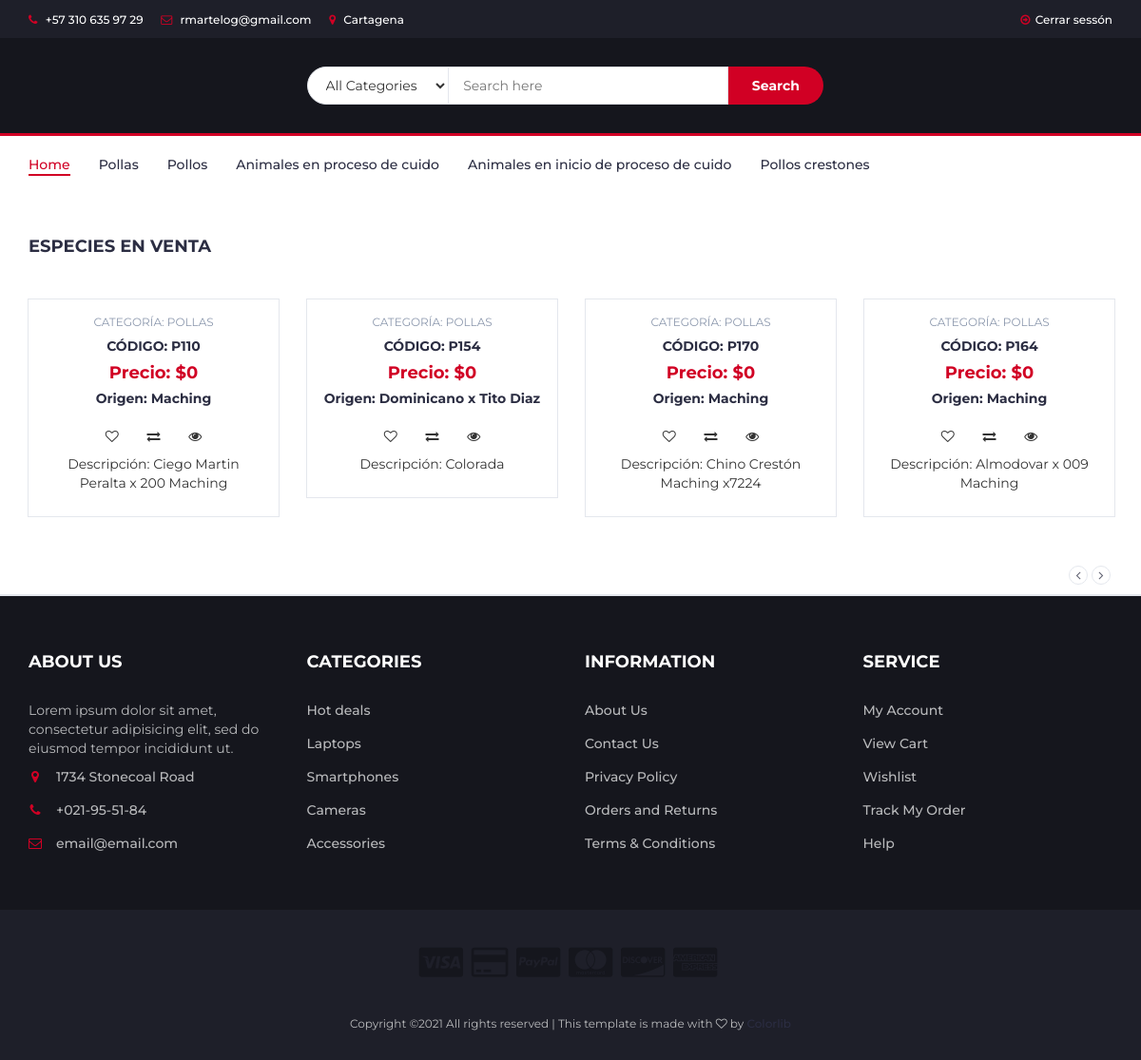
/home/, run on the app's committed database.
### portafolio/models.py (models this page shows)
class Producto(models.Model):
    nombre_gallo = models.CharField(max_length=200, null=True, blank=False, verbose_name='Nombre_gallo')
    slug = models.SlugField()
    categoria = models.ForeignKey(Categoria, on_delete=models.CASCADE)
    descripcion = models.TextField(null=True, blank=False, help_text='ingrese una descripcipón del animal',
                                   verbose_name='Descripcion animal')
    precio = models.IntegerField(null=True, blank=False)
    origen_animal = models.TextField(null=True, blank=False, help_text='ingrese el origen del animal',
                                     verbose_name='origen_animal')
    foto = models.ImageField(upload_to='portafolio/static/images', verbose_name='Foto_animal', null=True, blank=True)
    disponible = models.BooleanField(default=True)
    class Meta:
        verbose_name = 'Producto'
        verbose_name_plural = 'Productos'
        ordering = ['id']

class Categoria (models.Model):
    nombre_categoria = models.CharField(max_length=300, null=True, blank=False, verbose_name='Nombre_categoria')
    descripcion = models.TextField(null=True, blank=False,help_text='ingrese una descripcipón del animal', verbose_name='Descripcion animal')
    def __str__(self):
        return self.nombre_categoria
    class Meta:
        verbose_name = 'categoria'
        verbose_name_plural = 'categorias'
        ordering =['-id']

### portafolio/views.py (the view)
class index(View):
    template_name = 'portafolio/index.html'
    def get(self, request, *args, **kwargs):
        productos = Producto.objects.all()
        return render(request, self.template_name, {'productos':productos})

### portafolio/templates/portafolio/index.html (shortened to what this page needs)
{% extends 'portafolio/base.html' %}
{% load i18n %}
{% block content %}
    <div class="section">
        <div class="container">
            <div class="row">
                <div class="col-md-12">
                    <div class="section-title">
                        <h4 class="title">Especies en venta</h4>
                    </div>
                </div>
                {% if productos %}
                    <div class="col-md-12">
                        <div class="row">
                            <div class="products-tabs">
                                <div id="tab1" class="tab-pane active">
                                    <div class="products-slick" data-nav="#slick-nav-1">
                                        {% for producto in productos %}
                                            <div class="product">
                                                <div class="product-body">
                                                    <p class="product-category">Categoría: {{ producto.categoria }}</p>
                                                    <h3 class="product-name"><a
                                                            href="#">Código: {{ producto.nombre_gallo }}</a></h3>
                                                    <h4 class="product-price">Precio: ${{ producto.precio }}
                                                    </h4>
                                                    <h5 class="product-old">Origen: {{ producto.origen_animal }}</h5>
                                                    <div class="product-btns">
                                                        <button class="add-to-wishlist"><i
                                                                class="fa fa-heart-o"></i></button>
                                                        <button class="add-to-compare"><i
                                                                class="fa fa-exchange"></i></button>
                                                        <button class="quick-view"><i class="fa fa-eye"></i></button>
                                                        <p> Descripción: {{ producto.descripcion }}</p>
                                                    </div>
                                                </div>
                                                <div class="add-to-cart">
                                                    <button class="add-to-cart-btn">
                                                    </button>
                                                </div>
                                            </div>
                                        {% endfor %}
                                    </div>
                                    <div id="slick-nav-1" class="products-slick-nav"></div>
                                </div>
                            </div>
                        </div>
                    </div>
                {% endif %}
            </div>
        </div>
    </div>
{% endblock content %}

### portafolio/templates/portafolio/base.html (shortened to what this page needs)
    <!DOCTYPE html>
{% load static %}
<html lang="en">
<head>
    <link rel="stylesheet" href="{% static 'css/bootstrap.min.css' %}">
    <link type="text/css" rel="stylesheet" href="{% static 'css/slick.css' %}">
    <link type="text/css" rel="stylesheet" href="{% static 'css/slick-theme.css' %}">
    <link type="text/css" rel="stylesheet" href="{% static 'css/nouislider.min.css' %}">
    <link rel="stylesheet" href="{% static 'css/font-awesome.min.css' %}">
    <link rel="stylesheet" href="{% static 'css/style.css' %}">
</head>
<body>
<header>
    <div id="top-header">
        <div class="container">
            <ul class="header-links pull-left">
                <li><a href="#"><i class="fa fa-phone"></i> +57 310 635 97 29</a></li>
                <li><a href="#"><i class="fa fa-envelope-o"></i> rmartelog@gmail.com</a></li>
                <li><a href="#"><i class="fa fa-map-marker"></i> Cartagena</a></li>
            </ul>
            {% block header %}
                <ul class="header-links pull-right">
                <li><a href="{% url 'logout' %}"><i class="fa fa-arrow-circle-o-right"></i>Cerrar sessón</a>
                </ul>
            {% endblock header %}
        </div>
    </div>
    <div id="header">
        <div class="container">
            <div class="row">
                <div class="col-md-3">
                </div>
                <div class="col-md-6">
                    <div class="header-search">
                        <form>
                            <select class="input-select">
                                <option value="0">All Categories</option>
                            </select>
                            <input class="input" placeholder="Search here">
                            <button class="search-btn">Search</button>
                        </form>
                    </div>
                </div>
                <div class="col-md-3 clearfix">
                </div>
            </div>
        </div>
    </div>
</header>
<nav id="navigation">
    <div class="container">
        <div id="responsive-nav">
            <ul class="main-nav nav navbar-nav">
                <li class="active"><a href="{% url 'portafolio:index' %}">Home</a></li>
                <li><a href="{% url 'portafolio:categoria_pollas' %}">Pollas</a></li>
                <li><a href="{% url 'portafolio:categoria_pollos' %}">Pollos</a></li>
                <li><a href="{% url 'portafolio:animales_en_proceso' %}">Animales en proceso de cuido</a></li>
                <li><a href="{% url 'portafolio:animales_en_inicio_de_proceso' %}">Animales en inicio de proceso de
                    cuido</a></li>
                <li><a href="{% url 'portafolio:categoria_crestones' %}">Pollos crestones</a></li>
            </ul>
        </div>
    </div>
    {% block content %}
    {% endblock content %}
</nav>
<footer id="footer">
    <div class="section">
        <div class="container">
            <div class="row">
                <div class="col-md-3 col-xs-6">
                    <div class="footer">
                        <h3 class="footer-title">About Us</h3>
                        <p>Lorem ipsum dolor sit amet, consectetur adipisicing elit, sed do eiusmod tempor incididunt
                            ut.</p>
                        <ul class="footer-links">
                            <li><a href="#"><i class="fa fa-map-marker"></i>1734 Stonecoal Road</a></li>
                            <li><a href="#"><i class="fa fa-phone"></i>+021-95-51-84</a></li>
                            <li><a href="#"><i class="fa fa-envelope-o"></i>email@email.com</a></li>
                        </ul>
                    </div>
                </div>
                <div class="col-md-3 col-xs-6">
                    <div class="footer">
                        <h3 class="footer-title">Categories</h3>
                        <ul class="footer-links">
                            <li><a href="#">Hot deals</a></li>
                            <li><a href="#">Laptops</a></li>
                            <li><a href="#">Smartphones</a></li>
                            <li><a href="#">Cameras</a></li>
                            <li><a href="#">Accessories</a></li>
                        </ul>
                    </div>
                </div>
                <div class="col-md-3 col-xs-6">
                    <div class="footer">
                        <h3 class="footer-title">Information</h3>
                        <ul class="footer-links">
                            <li><a href="#">About Us</a></li>
                            <li><a href="#">Contact Us</a></li>
                            <li><a href="#">Privacy Policy</a></li>
                            <li><a href="#">Orders and Returns</a></li>
                            <li><a href="#">Terms & Conditions</a></li>
                        </ul>
                    </div>
                </div>
                <div class="col-md-3 col-xs-6">
                    <div class="footer">
                        <h3 class="footer-title">Service</h3>
                        <ul class="footer-links">
                            <li><a href="#">My Account</a></li>
                            <li><a href="#">View Cart</a></li>
                            <li><a href="#">Wishlist</a></li>
                            <li><a href="#">Track My Order</a></li>
                            <li><a href="#">Help</a></li>
                        </ul>
                    </div>
                </div>
            </div>
        </div>
    </div>
    <div id="bottom-footer" class="section">
        <div class="container">
            <div class="row">
                <div class="col-md-12 text-center">
                    <ul class="footer-payments">
                        <li><a href="#"><i class="fa fa-cc-visa"></i></a></li>
                        <li><a href="#"><i class="fa fa-credit-card"></i></a></li>
                        <li><a href="#"><i class="fa fa-cc-paypal"></i></a></li>
                        <li><a href="#"><i class="fa fa-cc-mastercard"></i></a></li>
                        <li><a href="#"><i class="fa fa-cc-discover"></i></a></li>
                        <li><a href="#"><i class="fa fa-cc-amex"></i></a></li>
                    </ul>
                    <span class="copyright">
								Copyright &copy;<script>document.write(new Date().getFullYear());</script> All rights reserved | This template is made with <i
                            class="fa fa-heart-o" aria-hidden="true"></i> by <a href="https://colorlib.com"
                                                                                target="_blank">Colorlib</a>
							</span>
                </div>
            </div>
        </div>
    </div>
</footer>
</body>
</html>

### data on the page
Producto: categoria "POLLAS", nombre_gallo "P110", precio "0", origen_animal "Maching", descripcion "Ciego Martin Peralta x 200 Maching"
Producto: categoria "POLLAS", nombre_gallo "P154", precio "0", origen_animal "Dominicano x Tito Diaz", descripcion "Colorada"
Producto: categoria "POLLAS", nombre_gallo "P170", precio "0", origen_animal "Maching", descripcion "Chino Crestón Maching x7224"
Producto: categoria "POLLAS", nombre_gallo "P164", precio "0", origen_animal "Maching", descripcion "Almodovar x 009 Maching"
